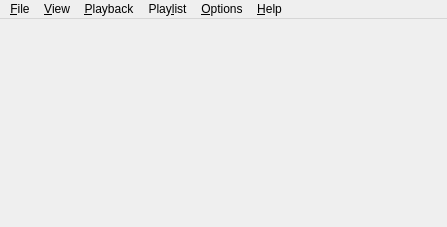
<?xml version="1.0" encoding="UTF-8"?>
<ui version="4.0">
 <class>MainWindow</class>
 <widget class="QMainWindow" name="MainWindow">
  <property name="geometry">
   <rect>
    <x>0</x>
    <y>0</y>
    <width>447</width>
    <height>227</height>
   </rect>
  </property>
  <property name="windowTitle">
   <string notr="true">Miam Player</string>
  </property>
  <property name="locale">
   <locale language="English" country="UnitedStates"/>
  </property>
  <widget class="QMenuBar" name="menubar">
   <property name="geometry">
    <rect>
     <x>0</x>
     <y>0</y>
     <width>447</width>
     <height>25</height>
    </rect>
   </property>
   <property name="nativeMenuBar">
    <bool>true</bool>
   </property>
   <widget class="QMenu" name="menuMenu">
    <property name="title">
     <string>&amp;File</string>
    </property>
    <addaction name="actionOpenFiles"/>
    <addaction name="actionOpenFolder"/>
    <addaction name="separator"/>
    <addaction name="actionExit"/>
   </widget>
   <widget class="QMenu" name="menuPlaylist">
    <property name="title">
     <string>Play&amp;list</string>
    </property>
    <addaction name="actionAddPlaylist"/>
    <addaction name="actionDeleteCurrentPlaylist"/>
    <addaction name="separator"/>
    <addaction name="actionRemoveSelectedTracks"/>
    <addaction name="actionMoveTracksUp"/>
    <addaction name="actionMoveTracksDown"/>
    <addaction name="separator"/>
    <addaction name="actionOpenPlaylistManager"/>
   </widget>
   <widget class="QMenu" name="menuOptions">
    <property name="title">
     <string>&amp;Options</string>
    </property>
    <addaction name="actionHideMenuBar"/>
    <addaction name="actionScanLibrary"/>
    <addaction name="separator"/>
    <addaction name="actionShowCustomize"/>
    <addaction name="actionShowOptions"/>
    <addaction name="separator"/>
   </widget>
   <widget class="QMenu" name="menuHelp">
    <property name="title">
     <string>&amp;Help</string>
    </property>
    <addaction name="actionShowHelp"/>
    <addaction name="actionCheckNewRelease"/>
    <addaction name="separator"/>
    <addaction name="actionAboutQt"/>
    <addaction name="actionShowDebug"/>
   </widget>
   <widget class="QMenu" name="menuPlayback">
    <property name="title">
     <string>&amp;Playback</string>
    </property>
    <addaction name="actionSkipBackward"/>
    <addaction name="actionSeekBackward"/>
    <addaction name="actionPlay"/>
    <addaction name="actionStop"/>
    <addaction name="actionStopAfterCurrent"/>
    <addaction name="actionSeekForward"/>
    <addaction name="actionSkipForward"/>
    <addaction name="separator"/>
    <addaction name="actionPlaybackSequential"/>
    <addaction name="actionPlaybackLoop"/>
    <addaction name="actionPlaybackRandom"/>
    <addaction name="actionPlaybackCurrentItemOnce"/>
    <addaction name="actionPlaybackCurrentItemInLoop"/>
    <addaction name="separator"/>
    <addaction name="actionMute"/>
    <addaction name="actionIncreaseVolume"/>
    <addaction name="actionDecreaseVolume"/>
    <addaction name="actionShowEqualizer"/>
   </widget>
   <widget class="QMenu" name="menuView">
    <property name="title">
     <string>&amp;View</string>
    </property>
    <addaction name="actionViewPlaylists"/>
    <addaction name="actionViewUniqueLibrary"/>
    <addaction name="actionViewTagEditor"/>
   </widget>
   <addaction name="menuMenu"/>
   <addaction name="menuView"/>
   <addaction name="menuPlayback"/>
   <addaction name="menuPlaylist"/>
   <addaction name="menuOptions"/>
   <addaction name="menuHelp"/>
  </widget>
  <action name="actionExit">
   <property name="text">
    <string>E&amp;xit</string>
   </property>
   <property name="menuRole">
    <enum>QAction::QuitRole</enum>
   </property>
  </action>
  <action name="actionOpenFiles">
   <property name="icon">
    <iconset resource="mp.qrc">
     <normaloff>:/config/music</normaloff>:/config/music</iconset>
   </property>
   <property name="text">
    <string>&amp;Open files...</string>
   </property>
  </action>
  <action name="actionAddPlaylist">
   <property name="text">
    <string>&amp;Add a playlist</string>
   </property>
  </action>
  <action name="actionShowCustomize">
   <property name="text">
    <string>&amp;Customize appearance...</string>
   </property>
  </action>
  <action name="actionAboutQt">
   <property name="text">
    <string>About &amp;Qt...</string>
   </property>
   <property name="menuRole">
    <enum>QAction::AboutQtRole</enum>
   </property>
  </action>
  <action name="actionOpenPlaylistManager">
   <property name="text">
    <string>&amp;Playlist manager...</string>
   </property>
  </action>
  <action name="actionScanLibrary">
   <property name="icon">
    <iconset resource="mp.qrc">
     <normaloff>:/config/resetButton</normaloff>:/config/resetButton</iconset>
   </property>
   <property name="text">
    <string>&amp;Rescan library</string>
   </property>
  </action>
  <action name="actionSetLibrary">
   <property name="text">
    <string>Customize library...</string>
   </property>
  </action>
  <action name="actionCheckNewRelease">
   <property name="enabled">
    <bool>false</bool>
   </property>
   <property name="text">
    <string>&amp;Check for a new version is available</string>
   </property>
  </action>
  <action name="actionShowOptions">
   <property name="text">
    <string>Customize general &amp;options...</string>
   </property>
   <property name="menuRole">
    <enum>QAction::PreferencesRole</enum>
   </property>
  </action>
  <action name="actionAboutMiamPlayer">
   <property name="text">
    <string>&amp;About Miam Player...</string>
   </property>
  </action>
  <action name="actionDeleteCurrentPlaylist">
   <property name="text">
    <string>&amp;Delete current playlist</string>
   </property>
  </action>
  <action name="actionShowHelp">
   <property name="text">
    <string>Show &amp;help...</string>
   </property>
  </action>
  <action name="actionSkipBackward">
   <property name="text">
    <string>Skip &amp;backward</string>
   </property>
  </action>
  <action name="actionSeekBackward">
   <property name="enabled">
    <bool>false</bool>
   </property>
   <property name="text">
    <string>Seek backward</string>
   </property>
  </action>
  <action name="actionPlay">
   <property name="text">
    <string>&amp;Play / pause</string>
   </property>
  </action>
  <action name="actionSeekForward">
   <property name="enabled">
    <bool>false</bool>
   </property>
   <property name="text">
    <string>Seek forward</string>
   </property>
  </action>
  <action name="actionSkipForward">
   <property name="text">
    <string>Skip &amp;forward</string>
   </property>
  </action>
  <action name="actionPlaybackLoop">
   <property name="checkable">
    <bool>true</bool>
   </property>
   <property name="text">
    <string>&amp;Repeat</string>
   </property>
   <property name="PlaybackMode" stdset="0">
    <string notr="true">QMediaPlaylist::Loop</string>
   </property>
  </action>
  <action name="actionPlaybackRandom">
   <property name="checkable">
    <bool>true</bool>
   </property>
   <property name="text">
    <string>S&amp;huffle</string>
   </property>
   <property name="PlaybackMode" stdset="0">
    <string notr="true">QMediaPlaylist::Random</string>
   </property>
  </action>
  <action name="actionRemoveSelectedTracks">
   <property name="enabled">
    <bool>false</bool>
   </property>
   <property name="text">
    <string>&amp;Remove selected track</string>
   </property>
  </action>
  <action name="actionMoveTracksUp">
   <property name="enabled">
    <bool>false</bool>
   </property>
   <property name="text">
    <string>Move selected track &amp;up</string>
   </property>
  </action>
  <action name="actionMoveTracksDown">
   <property name="enabled">
    <bool>false</bool>
   </property>
   <property name="text">
    <string>Move selected track &amp;down</string>
   </property>
  </action>
  <action name="actionMute">
   <property name="text">
    <string>&amp;Mute</string>
   </property>
  </action>
  <action name="actionIncreaseVolume">
   <property name="text">
    <string>&amp;Increase volume</string>
   </property>
  </action>
  <action name="actionDecreaseVolume">
   <property name="text">
    <string>&amp;Decrease volume</string>
   </property>
  </action>
  <action name="actionPlaybackCurrentItemOnce">
   <property name="checkable">
    <bool>true</bool>
   </property>
   <property name="text">
    <string>Current item &amp;once</string>
   </property>
   <property name="PlaybackMode" stdset="0">
    <string notr="true">QMediaPlaylist::CurrentItemOnce</string>
   </property>
  </action>
  <action name="actionPlaybackSequential">
   <property name="checkable">
    <bool>true</bool>
   </property>
   <property name="checked">
    <bool>true</bool>
   </property>
   <property name="text">
    <string>&amp;Normal</string>
   </property>
   <property name="PlaybackMode" stdset="0">
    <string notr="true">QMediaPlaylist::Sequential</string>
   </property>
  </action>
  <action name="actionPlaybackCurrentItemInLoop">
   <property name="checkable">
    <bool>true</bool>
   </property>
   <property name="text">
    <string>Current item in &amp;loop</string>
   </property>
   <property name="PlaybackMode" stdset="0">
    <string notr="true">QMediaPlaylist::CurrentItemInLoop</string>
   </property>
  </action>
  <action name="actionViewPlaylists">
   <property name="checkable">
    <bool>true</bool>
   </property>
   <property name="checked">
    <bool>true</bool>
   </property>
   <property name="text">
    <string>Playlist Mode</string>
   </property>
  </action>
  <action name="actionViewUniqueLibrary">
   <property name="checkable">
    <bool>true</bool>
   </property>
   <property name="text">
    <string>Unique library Mode</string>
   </property>
   <property name="toolTip">
    <string>This mode is currently under development</string>
   </property>
  </action>
  <action name="actionViewTagEditor">
   <property name="checkable">
    <bool>true</bool>
   </property>
   <property name="text">
    <string>Tag Editor</string>
   </property>
  </action>
  <action name="actionOpenFolder">
   <property name="text">
    <string>Open folder...</string>
   </property>
  </action>
  <action name="actionShowDebug">
   <property name="icon">
    <iconset resource="mp.qrc">
     <normaloff>:/icons/debug</normaloff>:/icons/debug</iconset>
   </property>
   <property name="text">
    <string>Show debug information...</string>
   </property>
  </action>
  <action name="actionStopAfterCurrent">
   <property name="checkable">
    <bool>true</bool>
   </property>
   <property name="enabled">
    <bool>false</bool>
   </property>
   <property name="text">
    <string>Stop after current</string>
   </property>
  </action>
  <action name="actionStop">
   <property name="enabled">
    <bool>false</bool>
   </property>
   <property name="text">
    <string>&amp;Stop</string>
   </property>
  </action>
  <action name="actionShowEqualizer">
   <property name="text">
    <string>Show Equalizer</string>
   </property>
  </action>
  <action name="actionHideMenuBar">
   <property name="checkable">
    <bool>true</bool>
   </property>
   <property name="text">
    <string>Hide menu bar</string>
   </property>
  </action>
 </widget>
 <resources>
  <include location="mp.qrc"/>
 </resources>
 <connections/>
</ui>
